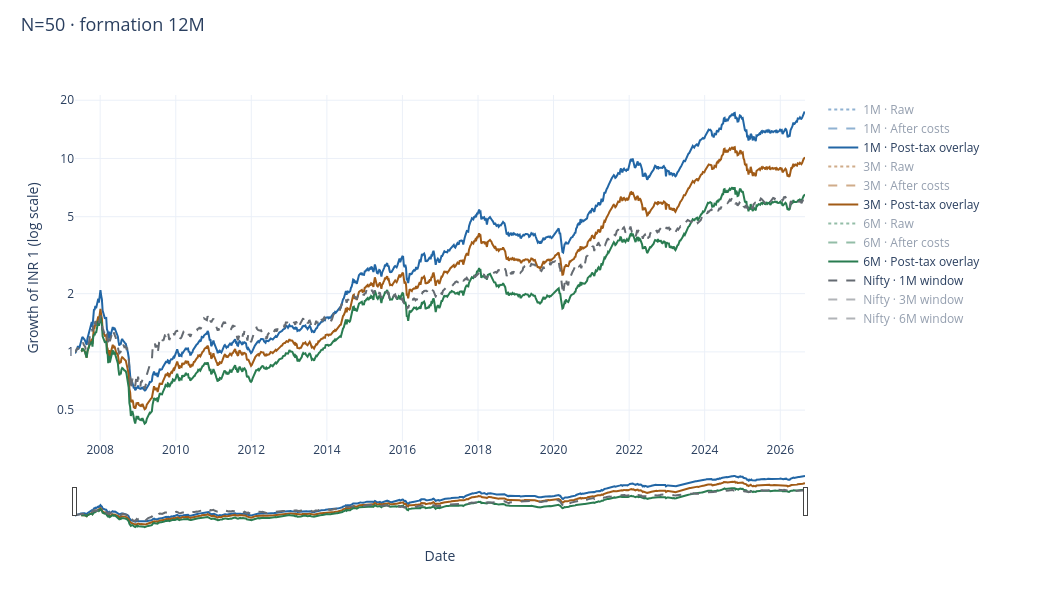

Notebook code for this chart:
### Markdown cell above
### N=50

### Code cell
research.equity(50)

### Figure 1 — Plotly figure (JSON) as saved in the notebook; plotly's stock layout.template omitted (floating-point values rounded to 4 significant figures; data arrays with more than 128 entries replaced by an {"elided": "..."} marker saying what was removed)
{"data": [{"line": {"color": "#2266a5", "dash": "dot", "width": 2}, "name": "1M · Raw", "type": "scatter", "visible": "legendonly", "x": {"elided": "1010 str values"}, "y": {"elided": "1010 float values"}}, {"line": {"color": "#2266a5", "dash": "dash", "width": 2}, "name": "1M · After costs", "type": "scatter", "visible": "legendonly", "x": {"elided": "1010 str values"}, "y": {"elided": "1010 float values"}}, {"line": {"color": "#2266a5", "dash": "solid", "width": 2}, "name": "1M · Post-tax overlay", "type": "scatter", "visible": true, "x": {"elided": "1010 str values"}, "y": {"elided": "1010 float values"}}, {"line": {"color": "#a15b16", "dash": "dot", "width": 2}, "name": "3M · Raw", "type": "scatter", "visible": "legendonly", "x": {"elided": "1001 str values"}, "y": {"elided": "1001 float values"}}, {"line": {"color": "#a15b16", "dash": "dash", "width": 2}, "name": "3M · After costs", "type": "scatter", "visible": "legendonly", "x": {"elided": "1001 str values"}, "y": {"elided": "1001 float values"}}, {"line": {"color": "#a15b16", "dash": "solid", "width": 2}, "name": "3M · Post-tax overlay", "type": "scatter", "visible": true, "x": {"elided": "1001 str values"}, "y": {"elided": "1001 float values"}}, {"line": {"color": "#297c50", "dash": "dot", "width": 2}, "name": "6M · Raw", "type": "scatter", "visible": "legendonly", "x": {"elided": "1001 str values"}, "y": {"elided": "1001 float values"}}, {"line": {"color": "#297c50", "dash": "dash", "width": 2}, "name": "6M · After costs", "type": "scatter", "visible": "legendonly", "x": {"elided": "1001 str values"}, "y": {"elided": "1001 float values"}}, {"line": {"color": "#297c50", "dash": "solid", "width": 2}, "name": "6M · Post-tax overlay", "type": "scatter", "visible": true, "x": {"elided": "1001 str values"}, "y": {"elided": "1001 float values"}}, {"line": {"color": "#656b72", "dash": "dash"}, "name": "Nifty · 1M window", "type": "scatter", "visible": true, "x": {"elided": "1010 str values"}, "y": {"elided": "1010 float values"}}, {"line": {"color": "#656b72", "dash": "dash"}, "name": "Nifty · 3M window", "type": "scatter", "visible": "legendonly", "x": {"elided": "1001 str values"}, "y": {"elided": "1001 float values"}}, {"line": {"color": "#656b72", "dash": "dash"}, "name": "Nifty · 6M window", "type": "scatter", "visible": "legendonly", "x": {"elided": "1001 str values"}, "y": {"elided": "1001 float values"}}], "layout": {"height": 610, "hovermode": "x unified", "legend": {"font": {"size": 12}, "itemclick": "toggle", "itemdoubleclick": "toggleothers", "x": 1.025, "y": 1}, "margin": {"b": 80, "l": 75, "r": 235, "t": 95}, "title": {"font": {"size": 18}, "text": "N=50 · formation 12M", "x": 0.02, "y": 0.97}, "width": 1040, "xaxis": {"rangeslider": {"thickness": 0.13, "visible": true}, "title": {"text": "Date"}}, "yaxis": {"tickmode": "array", "ticktext": ["0.001", "0.002", "0.005", "0.01", "0.02", "0.05", "0.1", "0.2", "0.5", "1", "2", "5", "10", "20", "50", "100", "200", "500", "1000", "2000", "5000", "10000", "20000", "50000", "100000", "200000", "500000", "1e+06", "2e+06", "5e+06", "1e+07", "2e+07", "5e+07", "1e+08", "2e+08", "5e+08"], "tickvals": [0.001, 0.002, 0.005, 0.01, 0.02, 0.05, 0.1, 0.2, 0.5, 1.0, 2.0, 5.0, 10.0, 20.0, 50.0, 100.0, 200.0, 500.0, 1000.0, 2000.0, 5000.0, 10000.0, 20000.0, 50000.0, 100000.0, 200000.0, 500000.0, 1000000.0, 2000000.0, 5000000.0, 10000000.0, 20000000.0, 50000000.0, 100000000.0, 200000000.0, 500000000.0], "title": {"text": "Growth of INR 1 (log scale)"}, "type": "log"}}}
